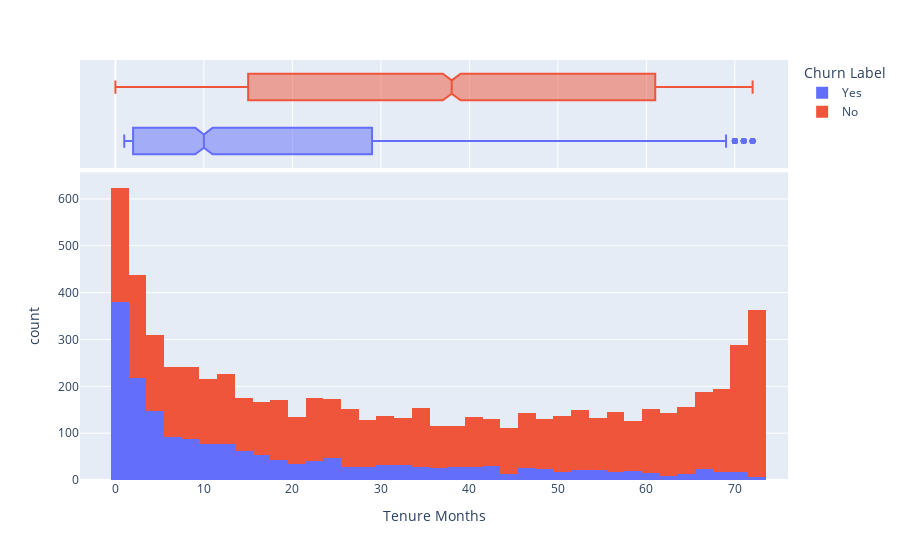

Here is the notebook cell this chart was saved with:
### Markdown cell above
**SERVICE TENURES FOR CUSTOMERS**

### Code cell
fig = px.histogram(df, x="Tenure Months", color="Churn Label",marginal="box" )
fig.show()

### Figure 1 — Plotly figure (JSON) as saved in the notebook; plotly's stock layout.template omitted (floating-point values rounded to 4 significant figures; data arrays with more than 128 entries replaced by an {"elided": "..."} marker saying what was removed)
{"data": [{"alignmentgroup": "True", "bingroup": "x", "hovertemplate": "Churn Label=Yes<br>Tenure Months=%{x}<br>count=%{y}<extra></extra>", "legendgroup": "Yes", "marker": {"color": "#636efa", "pattern": {"shape": ""}}, "name": "Yes", "offsetgroup": "Yes", "orientation": "v", "showlegend": true, "type": "histogram", "x": {"elided": "1869 int values"}, "xaxis": "x", "yaxis": "y"}, {"alignmentgroup": "True", "hovertemplate": "Churn Label=Yes<br>Tenure Months=%{x}<extra></extra>", "legendgroup": "Yes", "marker": {"color": "#636efa"}, "name": "Yes", "notched": true, "offsetgroup": "Yes", "showlegend": false, "type": "box", "x": {"elided": "1869 int values"}, "xaxis": "x2", "yaxis": "y2"}, {"alignmentgroup": "True", "bingroup": "x", "hovertemplate": "Churn Label=No<br>Tenure Months=%{x}<br>count=%{y}<extra></extra>", "legendgroup": "No", "marker": {"color": "#EF553B", "pattern": {"shape": ""}}, "name": "No", "offsetgroup": "No", "orientation": "v", "showlegend": true, "type": "histogram", "x": {"elided": "5174 int values"}, "xaxis": "x", "yaxis": "y"}, {"alignmentgroup": "True", "hovertemplate": "Churn Label=No<br>Tenure Months=%{x}<extra></extra>", "legendgroup": "No", "marker": {"color": "#EF553B"}, "name": "No", "notched": true, "offsetgroup": "No", "showlegend": false, "type": "box", "x": {"elided": "5174 int values"}, "xaxis": "x2", "yaxis": "y2"}], "layout": {"barmode": "relative", "legend": {"title": {"text": "Churn Label"}, "tracegroupgap": 0}, "margin": {"t": 60}, "xaxis": {"anchor": "y", "domain": [0, 1], "title": {"text": "Tenure Months"}}, "xaxis2": {"anchor": "y2", "domain": [0, 1], "matches": "x", "showgrid": true, "showticklabels": false}, "yaxis": {"anchor": "x", "domain": [0, 0.7326], "title": {"text": "count"}}, "yaxis2": {"anchor": "x2", "domain": [0.7426, 1], "matches": "y2", "showgrid": false, "showline": false, "showticklabels": false, "ticks": ""}}}
